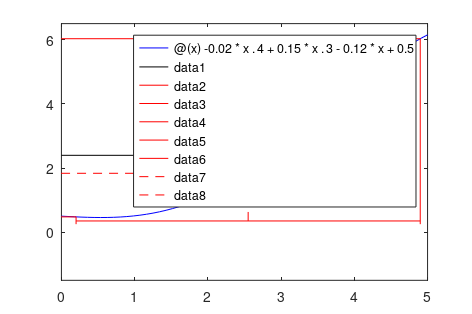
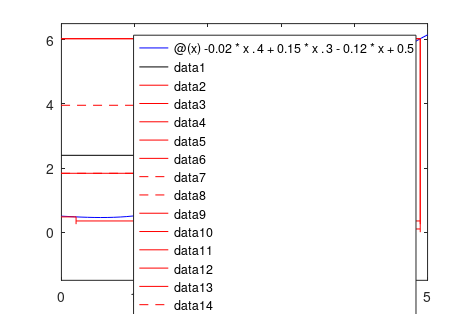
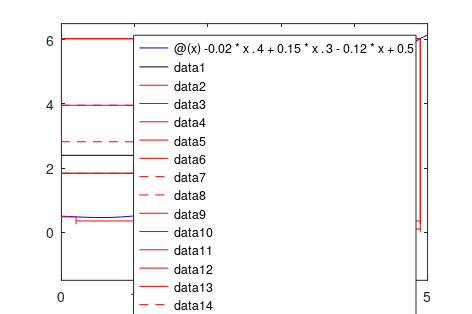
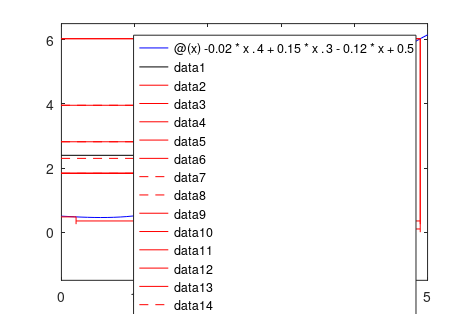

MATLAB code to generate these figures, in order:
% mybisection.m
% a demontration of the bisection method for inverting a function
% peter.gruber@usi.ch, 2013-01-30

%% setup
fn=@(x)-0.02*x.^4+0.15*x.^3-0.12*x+0.5;
% uncomment the line below to check for decreasing functions
% fn=@(x)6.15-(-0.02*x.^4+0.15*x.^3-0.12*x+0.5);
xL=.2; xR=4.9;                  % starting value
nIter=1;                        % number of iterations
x0=2.9;                         % true x value
y0=fn(x0);                     % true y value (to be inverted)

%% some setup for the output
myfigure=@(paper) figure('PaperPositionMode', 'manual','PaperUnits','centimeters', ...
    'PaperSize',paper,'PaperPosition', [0 0 paper],'Visible', 'on');
myprint=@(f,filename) print(f,'-dpdf',[filename '.pdf']);

g=myfigure([12  8])
fplot(fn,[0 5],'b');
hold on
%plot([x0 x0],[0  y0],'k');
plot([0  x0],[y0 y0],'k');


%% the algorithm
while (xR-xL)>.05
    yL=fn(xL);  yR=fn(xR);
    plot([xL   xL],[.5-nIter/4 yL],'r');
    plot([-0.7 xL],[yL      yL],'r');
    plot([xR   xR],[.5-nIter/4 yR],'r');
    plot([-0.7 xR],[yR      yR],'r');
    plot([xL xR],[.6-nIter/4 .6-nIter/4],'r');
        
    % calculate new interval
    xM=1/2*(xL+xR);
    yM=fn(xM);
    if y0>min(yL,yM) & y0<max(yL,yM)     % y is in the LEFT interval
        xR=xM;
    else       % choose right interval
        xL=xM;
    end
    plot([xM   xM],[.6-nIter/4 yM],'r--');
    plot([-0.7 xM],[yM      yM],'r--');
    axis([0 5 -1.5 6.5])
    myprint(g,['bisection' num2str(nIter)])
    nIter=nIter+1;
end
hold off
myprint(g,'bisection')